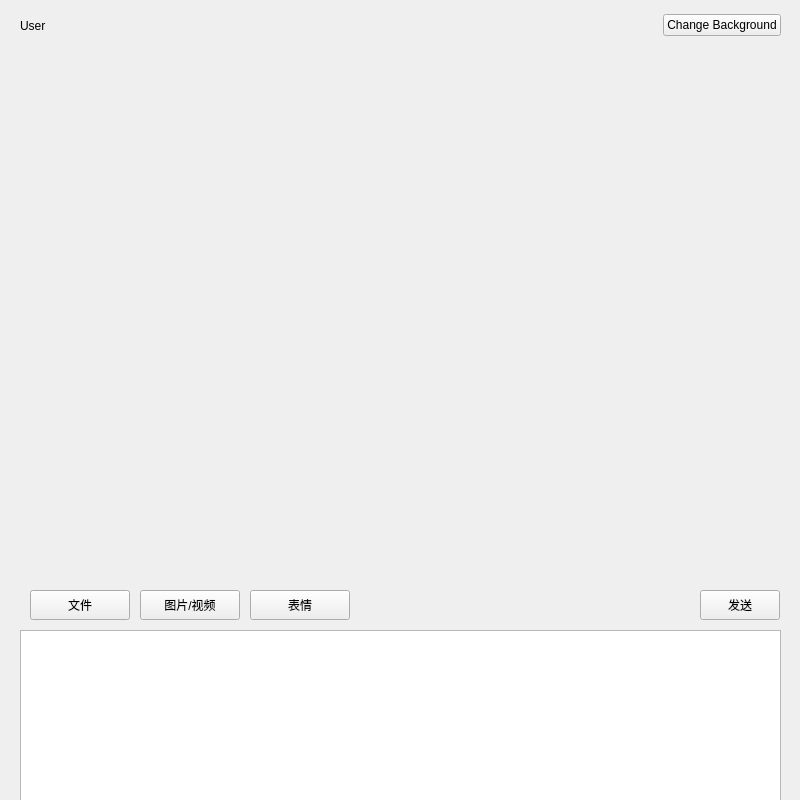
<?xml version="1.0" encoding="UTF-8"?>
<ui version="4.0">
 <class>chatWindow</class>
 <widget class="QWidget" name="chatWindow">
  <property name="geometry">
   <rect>
    <x>0</x>
    <y>0</y>
    <width>800</width>
    <height>800</height>
   </rect>
  </property>
  <property name="windowTitle">
   <string>Form</string>
  </property>
  <widget class="QWidget" name="layoutWidget">
   <property name="geometry">
    <rect>
     <x>0</x>
     <y>0</y>
     <width>801</width>
     <height>51</height>
    </rect>
   </property>
   <layout class="QHBoxLayout" name="horizontalLayout">
    <item>
     <spacer name="horizontalSpacer">
      <property name="orientation">
       <enum>Qt::Horizontal</enum>
      </property>
      <property name="sizeType">
       <enum>QSizePolicy::Fixed</enum>
      </property>
      <property name="sizeHint" stdset="0">
       <size>
        <width>20</width>
        <height>20</height>
       </size>
      </property>
     </spacer>
    </item>
    <item>
     <widget class="QLabel" name="labelUser">
      <property name="text">
       <string>User</string>
      </property>
     </widget>
    </item>
    <item>
     <widget class="QPushButton" name="pushButtonChangeBg">
      <property name="sizePolicy">
       <sizepolicy hsizetype="Fixed" vsizetype="Fixed">
        <horstretch>0</horstretch>
        <verstretch>0</verstretch>
       </sizepolicy>
      </property>
      <property name="text">
       <string>Change Background</string>
      </property>
     </widget>
    </item>
    <item>
     <spacer name="horizontalSpacer_2">
      <property name="orientation">
       <enum>Qt::Horizontal</enum>
      </property>
      <property name="sizeType">
       <enum>QSizePolicy::Fixed</enum>
      </property>
      <property name="sizeHint" stdset="0">
       <size>
        <width>20</width>
        <height>20</height>
       </size>
      </property>
     </spacer>
    </item>
   </layout>
  </widget>
  <widget class="QWidget" name="layoutWidget_2">
   <property name="geometry">
    <rect>
     <x>0</x>
     <y>60</y>
     <width>801</width>
     <height>521</height>
    </rect>
   </property>
   <layout class="QHBoxLayout" name="horizontalLayout_2">
    <item>
     <spacer name="horizontalSpacer_3">
      <property name="orientation">
       <enum>Qt::Horizontal</enum>
      </property>
      <property name="sizeType">
       <enum>QSizePolicy::Fixed</enum>
      </property>
      <property name="sizeHint" stdset="0">
       <size>
        <width>20</width>
        <height>20</height>
       </size>
      </property>
     </spacer>
    </item>
    <item>
     <widget class="QLabel" name="labelChatting">
      <property name="text">
       <string/>
      </property>
      <property name="scaledContents">
       <bool>true</bool>
      </property>
     </widget>
    </item>
    <item>
     <spacer name="horizontalSpacer_4">
      <property name="orientation">
       <enum>Qt::Horizontal</enum>
      </property>
      <property name="sizeType">
       <enum>QSizePolicy::Fixed</enum>
      </property>
      <property name="sizeHint" stdset="0">
       <size>
        <width>20</width>
        <height>20</height>
       </size>
      </property>
     </spacer>
    </item>
   </layout>
  </widget>
  <widget class="QPushButton" name="pushButtonFile">
   <property name="geometry">
    <rect>
     <x>30</x>
     <y>590</y>
     <width>100</width>
     <height>30</height>
    </rect>
   </property>
   <property name="text">
    <string>文件</string>
   </property>
  </widget>
  <widget class="QPushButton" name="pushButtonPic">
   <property name="geometry">
    <rect>
     <x>140</x>
     <y>590</y>
     <width>100</width>
     <height>30</height>
    </rect>
   </property>
   <property name="text">
    <string>图片/视频</string>
   </property>
  </widget>
  <widget class="QPushButton" name="pushButtonEmoji">
   <property name="geometry">
    <rect>
     <x>250</x>
     <y>590</y>
     <width>100</width>
     <height>30</height>
    </rect>
   </property>
   <property name="text">
    <string>表情</string>
   </property>
  </widget>
  <widget class="QPushButton" name="pushButtonSend">
   <property name="geometry">
    <rect>
     <x>700</x>
     <y>590</y>
     <width>80</width>
     <height>30</height>
    </rect>
   </property>
   <property name="text">
    <string>发送</string>
   </property>
  </widget>
  <widget class="QWidget" name="layoutWidget_3">
   <property name="geometry">
    <rect>
     <x>0</x>
     <y>630</y>
     <width>801</width>
     <height>171</height>
    </rect>
   </property>
   <layout class="QHBoxLayout" name="horizontalLayout_3">
    <item>
     <spacer name="horizontalSpacer_5">
      <property name="orientation">
       <enum>Qt::Horizontal</enum>
      </property>
      <property name="sizeType">
       <enum>QSizePolicy::Fixed</enum>
      </property>
      <property name="sizeHint" stdset="0">
       <size>
        <width>20</width>
        <height>20</height>
       </size>
      </property>
     </spacer>
    </item>
    <item>
     <widget class="QTextEdit" name="textEditChat"/>
    </item>
    <item>
     <spacer name="horizontalSpacer_6">
      <property name="orientation">
       <enum>Qt::Horizontal</enum>
      </property>
      <property name="sizeType">
       <enum>QSizePolicy::Fixed</enum>
      </property>
      <property name="sizeHint" stdset="0">
       <size>
        <width>20</width>
        <height>20</height>
       </size>
      </property>
     </spacer>
    </item>
   </layout>
  </widget>
 </widget>
 <resources/>
 <connections/>
</ui>
